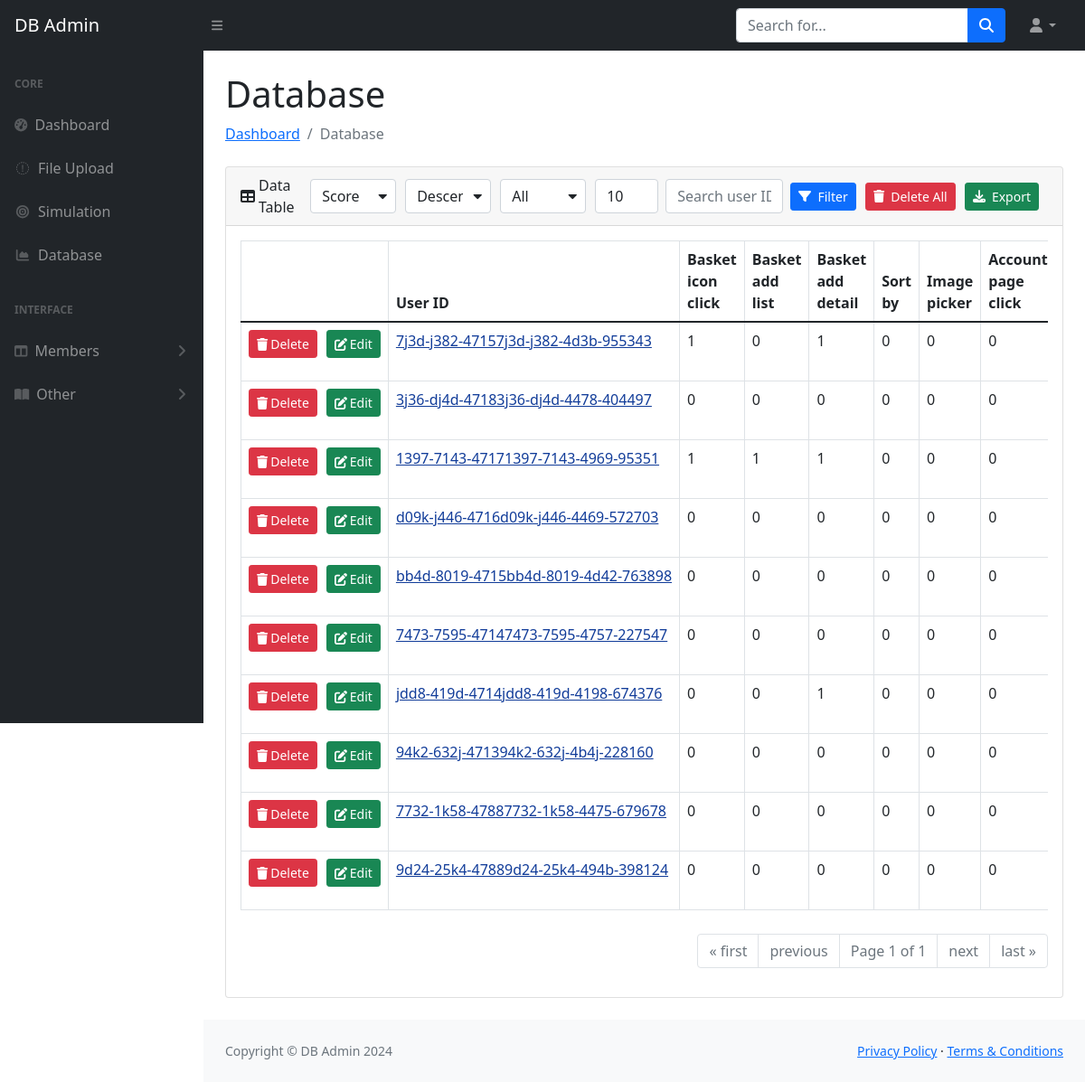
/database/ (signed in), run on an earlier commit of the app's database.
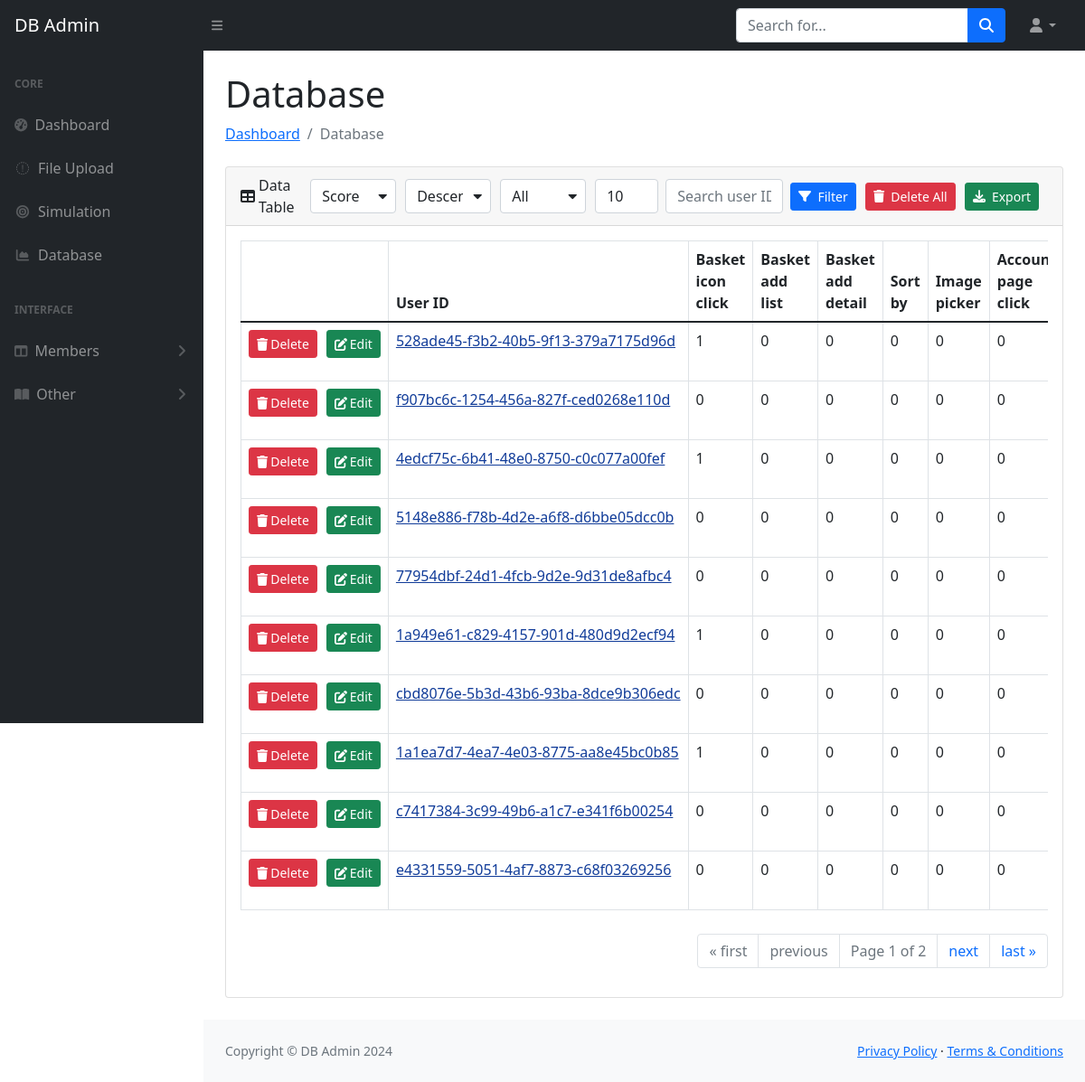
And on a later commit of the database.
### crud/models.py (models this page shows)
class Simulation(models.Model):
    user_id = models.CharField(max_length=255,default=False)
    basket_icon_click = models.IntegerField(default=False)
    basket_add_list = models.IntegerField(default=False)
    basket_add_detail = models.IntegerField(default=False)
    sort_by = models.IntegerField(default=False)
    image_picker = models.IntegerField(default=False)
    account_page_click = models.IntegerField(default=False)
    promo_banner_click = models.IntegerField(default=False)
    detail_wishlist_add = models.IntegerField(default=False)
    list_size_dropdown = models.IntegerField(default=False)
    closed_minibasket_click = models.IntegerField(default=False)
    checked_delivery_detail = models.IntegerField(default=False)
    checked_returns_detail = models.IntegerField(default=False)
    sign_in = models.IntegerField(default=False)
    saw_checkout = models.IntegerField(default=False)
    saw_sizecharts = models.IntegerField(default=False)
    saw_delivery = models.IntegerField(default=False)
    saw_account_upgrade = models.IntegerField(default=False)
    saw_homepage = models.IntegerField(default=False)
    device_computer = models.IntegerField(default=False)
    device_tablet = models.IntegerField(default=False)
    returning_user = models.IntegerField(default=False)
    loc_uk = models.IntegerField(default=False)
    propensity = models.FloatField(default=False)
    score = models.FloatField(default=False)
    created_at = models.DateTimeField('%m/%d/%Y %H:%M:%S')
    updated_at = models.DateTimeField('%m/%d/%Y %H:%M:%S')

### crud/views.py (the view, shortened to what this page needs)
# urls.py: path('database/', views.database, name='database'),
@login_required
def database(request):
    get_simulation = Simulation.objects.all()
    serializer = SimulationSerializer(get_simulation, many=True)
    get_simulation = serializer.data
    get_simulation.reverse()
    number = int(request.GET.get('number', 10))
    sort_order = request.GET.get('sort_order', 'desc')
    select1 = request.GET.get('filter', 'All')
    sortBy = request.GET.get('sortBy', 'score')
    print(sortBy)
    if select1 == 'All':
        filtered_simulation = sorted(get_simulation, key=lambda x: x.get(sortBy, ''), reverse=(sort_order == 'desc'))
    paginator = Paginator(filtered_simulation, number)
    page = request.GET.get('page')
    try:
        data = paginator.page(page)
    except PageNotAnInteger:
        data = paginator.page(1)
    except EmptyPage:
        data = paginator.page(paginator.num_pages)
    dic_cols = {"basket_icon_click": "Basket icon click", "basket_add_list": "Basket add list",
                    "basket_add_detail": "Basket add detail", "sort_by": "Sort by", "image_picker": "Image picker",
                    "account_page_click": "Account page click", "promo_banner_click": "Promo banner click",
                    "detail_wishlist_add": "Detail wishlist add", "list_size_dropdown": "List size dropdown",
                    "closed_minibasket_click": "Closed minibasket click", "checked_delivery_detail": "Checked delivery detail",
                    "checked_returns_detail": "Checked returns detail", "sign_in": "Sign in", "saw_checkout": "Saw checkout",
                    "saw_sizecharts": "Saw sizecharts", "saw_delivery": "Saw delivery", "saw_account_upgrade": "Saw account upgrade",
                    "saw_homepage": "Saw homepage", "device_computer": "Device computer", "device_tablet": "Device tablet",
                    "returning_user": "Returning user", "loc_uk": "Loc uk", "propensity": "Propensity", "created_at": "Created at", "updated_at": "Updated at"}
    value_col_str = ",".join(dic_cols.values())
    isSelect, _ = IsSelect.objects.get_or_create(
        id=1,
        defaults={
            'select': value_col_str,
            'not_select': 'N'
        }
    )
    value_col = isSelect.select.split(",") if isSelect.select else []
    value_not_col = isSelect.not_select.split(",") if isSelect.not_select else []
    key_col = [i.replace(" ", "_").lower() for i in value_col]
    context = {'get_simulation': get_simulation, 'data': data, 'number': number, 'select': select1,
               'value_col': value_col, 'value_not_col': value_not_col, 'key_col': key_col, 'sortBy': sortBy,
               'sort_order': sort_order}
    return render(request, 'database.html', context)

### crud/templatetags/custom_filters.py (called while the page is built)
@register.filter
def get_item(dictionary, key):
    return dictionary.get(key)

### templates/database.html (shortened to what this page needs)
{% extends 'layout/app.html' %}
{% load static %}
{% block body %}
<div class="container-fluid px-4">
    <h1 class="mt-4">Database</h1>
    <ol class="breadcrumb mb-4">
        <li class="breadcrumb-item"><a href="{% url 'dashboard' %}">Dashboard</a></li>
        <li class="breadcrumb-item active">Database</li>
    </ol>
    {% include 'datatable.html'%}
</div>
{% endblock %}

### templates/datatable.html (shortened to what the changed rows need)
{% load custom_filters %}
<div class="card mb-4">
    <div class="card-body">
        <div class="table-data">
            <div class="table-responsive">
                <table id="datatablesSimple1" class="table table-bordered" width="100%" cellspacing="0">
                    <thead>
                        <tr>
                            <th></th>
                            <th style="white-space: nowrap;">User ID</th>
                            {% for col in value_col %}
                                {% if col != "N" %}
                                <th>{{ col }}</th>
                                {% endif %}
                            {% endfor %}
                        </tr>
                    </thead>
                    <tbody>
                        {% for i in data %}
                            <tr>
                                <td>
                                    <div style="display: flex; gap: 10px; align-items: center;">
                                        <a class="btn btn-sm btn-danger" id="del" href="{% url 'delete' i.user_id %}" data-toggle="tooltip" data-placement="top" style="display: flex; align-items: center; white-space: nowrap;" title="Delete {{ i.user_id }}">
                                            <span class="fa fa-trash" style="margin-right: 3px;"></span>Delete
                                        </a>
                                        <a class="btn btn-sm btn-success" id="edit" href="#" data-toggle="modal" data-placement="top" title="Editer" data-target="#EditModal" style="display: flex; align-items: center; white-space: nowrap;" title="Edit {{ i.user_id }}">
                                            <span class="fa fa-edit" style="margin-right: 3px;"></span>Edit
                                        </a>
                                    </div>
                                </td>
                                <td style="white-space: nowrap; cursor: pointer; color: rgb(17, 60, 153); text-decoration: underline;" data-toggle="modal" data-target="#userModal">
                                    {{ i.user_id }}
                                </td>
                                {% for key in key_col %}
                                    {% if key != "N" %}
                                        <td>{{ i|get_item:key }}</td>
                                    {% endif %}
                                {% endfor %}
                            </tr>
                        {% endfor %}
                    </tbody>
                </table>
            </div>
            <nav id="pagination-nav" aria-label="Page navigation" style="margin-top: 10px;margin-bottom: 0;">
                <ul class="pagination justify-content-end">
                    <li class="page-item disabled">
                        <a class="page-link" href="#">Page {{ data.number }} of {{ data.paginator.num_pages }}</a>
                    </li>
                    {% if data.has_next %}
                        <li class="page-item">
                            <a class="page-link" href="?page={{ data.next_page_number }}&sortBy={{ sortBy }}&select={{ select }}&number={{ number }}" aria-label="Next">
                                <span aria-hidden="true">next</span>
                            </a>
                        </li>
                        <li class="page-item">
                            <a class="page-link" href="?page={{ data.paginator.num_pages }}&sortBy={{ sortBy }}&select={{ select }}&number={{ number }}" aria-label="Last">
                                <span aria-hidden="true">last &raquo;</span>
                            </a>
                        </li>
                    {% else %}
                        <li class="page-item disabled">
                            <a class="page-link" href="#" tabindex="-1" aria-disabled="true">next</a>
                        </li>
                        <li class="page-item disabled">
                            <a class="page-link" href="#" tabindex="-1" aria-disabled="true">last &raquo;</a>
                        </li>
                    {% endif %}
                </ul>
            </nav>
        </div>
    </div>
</div>

What changed in the data, as far as the page shows it:
removed Simulation: user_id "7j3d-j382-47157j3d-j382-4d3b-955343"
removed Simulation: user_id "3j36-dj4d-47183j36-dj4d-4478-404497"
removed Simulation: user_id "1397-7143-47171397-7143-4969-95351"
removed Simulation: user_id "d09k-j446-4716d09k-j446-4469-572703"
removed Simulation: user_id "bb4d-8019-4715bb4d-8019-4d42-763898"
removed Simulation: user_id "7473-7595-47147473-7595-4757-227547"
removed Simulation: user_id "jdd8-419d-4714jdd8-419d-4198-674376"
removed Simulation: user_id "94k2-632j-471394k2-632j-4b4j-228160"
removed Simulation: user_id "7732-1k58-47887732-1k58-4475-679678"
removed Simulation: user_id "9d24-25k4-47889d24-25k4-494b-398124"
added Simulation: user_id "528ade45-f3b2-40b5-9f13-379a7175d96d"
added Simulation: user_id "f907bc6c-1254-456a-827f-ced0268e110d"
added Simulation: user_id "4edcf75c-6b41-48e0-8750-c0c077a00fef"
added Simulation: user_id "5148e886-f78b-4d2e-a6f8-d6bbe05dcc0b"
added Simulation: user_id "77954dbf-24d1-4fcb-9d2e-9d31de8afbc4"
added Simulation: user_id "1a949e61-c829-4157-901d-480d9d2ecf94"
added Simulation: user_id "cbd8076e-5b3d-43b6-93ba-8dce9b306edc"
added Simulation: user_id "1a1ea7d7-4ea7-4e03-8775-aa8e45bc0b85"
added Simulation: user_id "c7417384-3c99-49b6-a1c7-e341f6b00254"
added Simulation: user_id "e4331559-5051-4af7-8873-c68f03269256"
Also different on the page:
{{ data.paginator.num_pages }}: "1" → "2"
new list line: "Delete Edit 1 0 0 0 0 0"
new list line: "Delete Edit 0 0 0 0 0 0"
list line gone: "Delete Edit 1 0 1 0 0 0"
list line gone: "Delete Edit 0 0 0 0 0 0"
list line gone: "Delete Edit 1 1 1 0 0 0"
list line gone: "Delete Edit 0 0 1 0 0 0"
